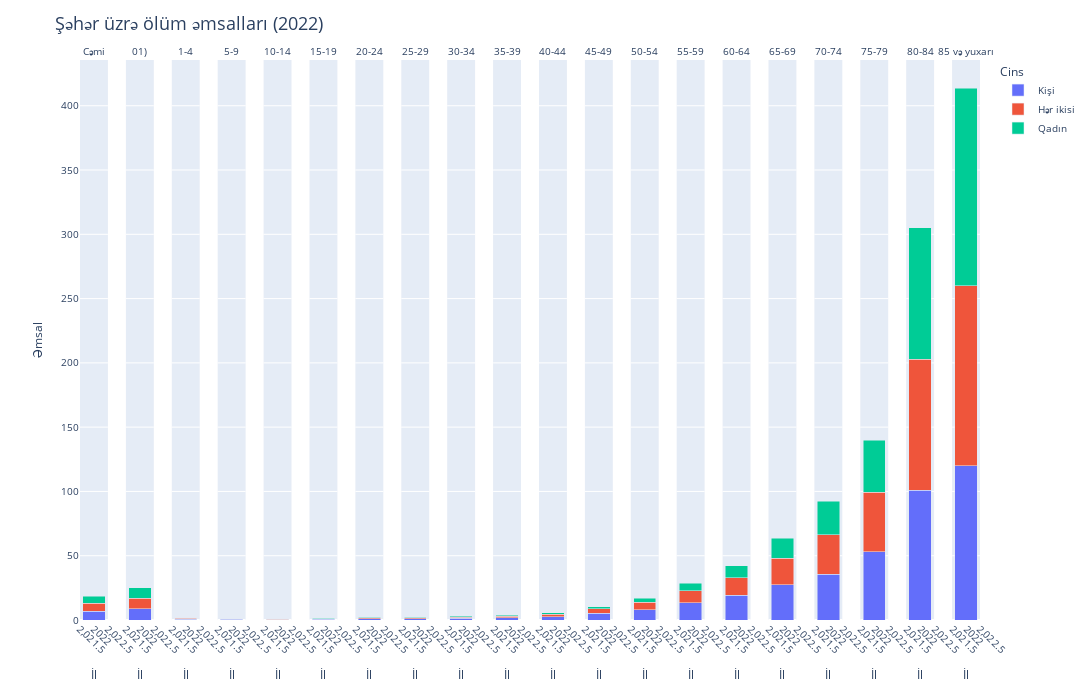
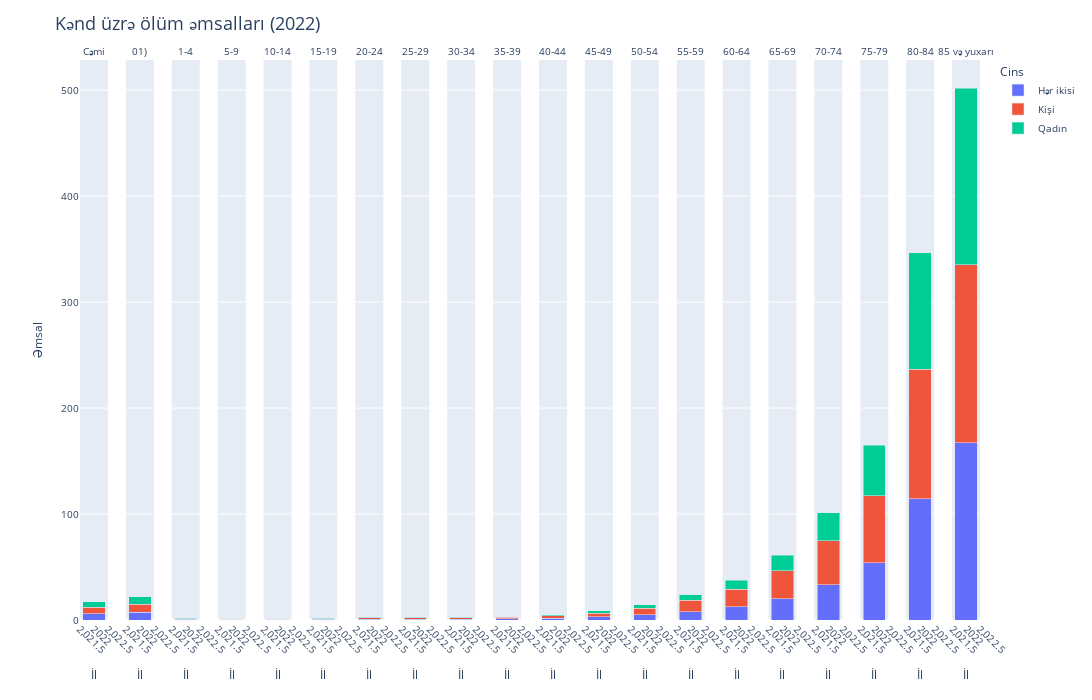

These figures' notebook cell, in order:
### Code cell
#4cu sual
import plotly.express as px

# Şəhər üçün məlumatlar (stack bar qrafiki)
city_melted = df5_pro_2022.melt(id_vars=['Cins', 'İl'], var_name='Yaş qrupu', value_name='Əmsal')
fig_city = px.bar(city_melted, x='İl', y='Əmsal', color='Cins', barmode='stack', 
                  facet_col='Yaş qrupu', title="Şəhər üzrə ölüm əmsalları (2022)", 
                  facet_col_spacing=0.02)  # Sütunlar arasındakı boşluğu azaldır

# 'Yaş qrupu' başlığını gizlətmək
fig_city.for_each_annotation(lambda a: a.update(text=a.text.split('=')[1]))

# Plotun ölçüsünü və yazıların ölçüsünü tənzimləyirik
fig_city.update_layout(height=700, width=1200, title_font_size=18, margin=dict(t=60))
fig_city.update_xaxes(tickangle=45, automargin=True)  # X oxundakı yazıların bucağını tənzimləmək
fig_city.update_yaxes(automargin=True)  # Y oxu üçün automargin
fig_city.update_layout(font=dict(size=10))  # Yazıların ölçüsünü kiçildirik
fig_city.show()

# Kənd üçün məlumatlar (stack bar qrafiki)
village_melted = df6_pro_2022.melt(id_vars=['Cins', 'İl'], var_name='Yaş qrupu', value_name='Əmsal')
fig_village = px.bar(village_melted, x='İl', y='Əmsal', color='Cins', barmode='stack', 
                     facet_col='Yaş qrupu', title="Kənd üzrə ölüm əmsalları (2022)", 
                     facet_col_spacing=0.02)  # Sütunlar arasındakı boşluğu azaldır

# 'Yaş qrupu' başlığını gizlətmək
fig_village.for_each_annotation(lambda a: a.update(text=a.text.split('=')[1]))

# Plotun ölçüsünü və yazıların ölçüsünü tənzimləyirik
fig_village.update_layout(height=700, width=1200, title_font_size=18, margin=dict(t=60))
fig_village.update_xaxes(tickangle=45, automargin=True)  # X oxundakı yazıların bucağını tənzimləmək
fig_village.update_yaxes(automargin=True)  # Y oxu üçün automargin
fig_village.update_layout(font=dict(size=10))  # Yazıların ölçüsünü kiçildirik
fig_village.show()
